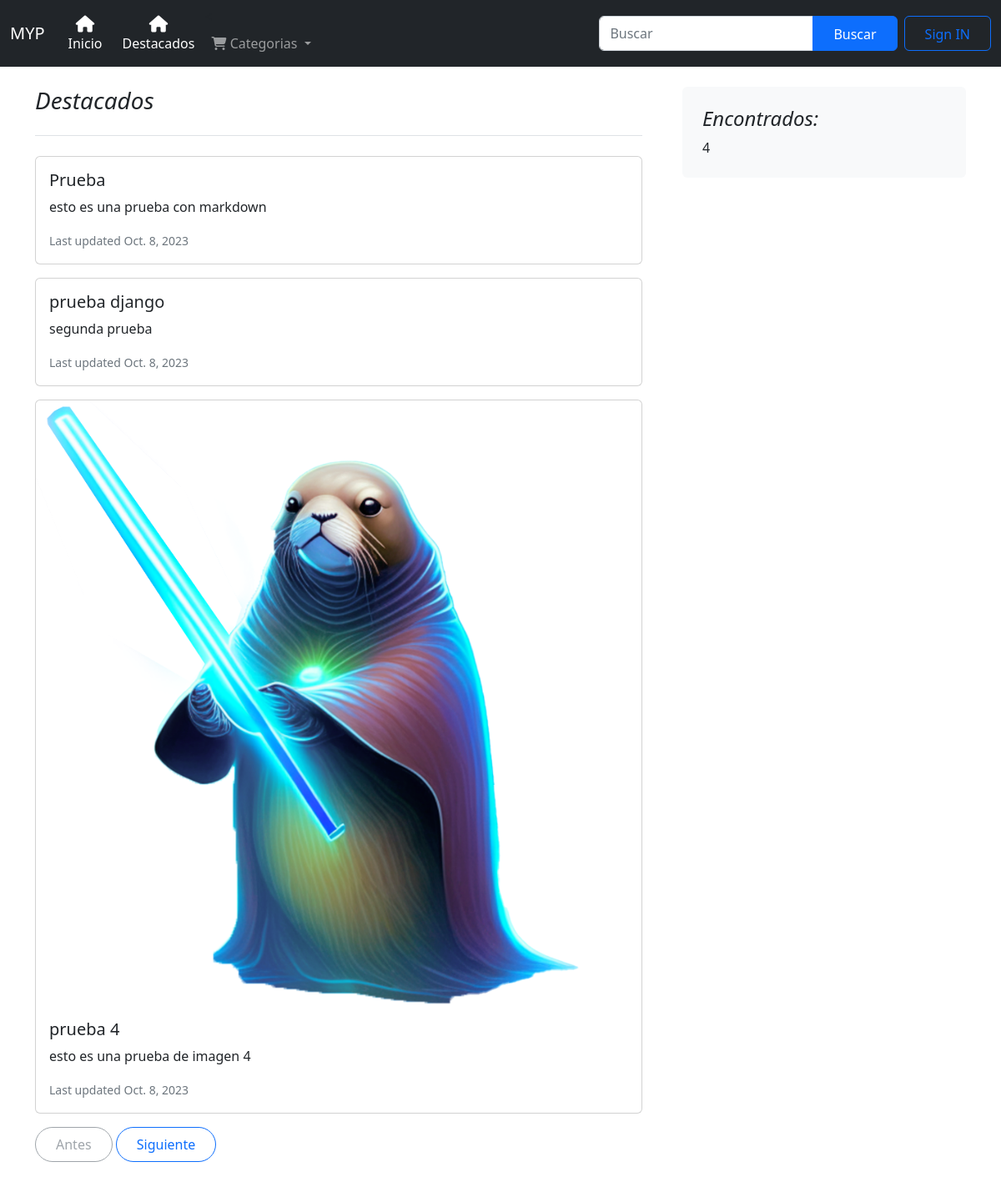
Page /category/francia on the committed database.
### blogs/models.py (models this page shows, shortened)
class Post(models.Model):
    title = models.CharField(max_length=255)   #titulo
    slug = models.SlugField(unique=True) #etiqueta en la url
    overview = models.TextField()  #descripcion
    date_create = models.DateTimeField(auto_now_add=True) #para que se cree el registro
    content = models.TextField() # contenido
    author = models.ForeignKey(settings.AUTH_USER_MODEL, on_delete=models.PROTECT) #recomando para hacer relacion con el usuario
    categories = models.ManyToManyField('Category')
    features = models.BooleanField(default=False) #desctacado
    image = models.ImageField(upload_to='post_images/', null=True, blank=True)#imagen
    pub_date = models.DateTimeField(default=timezone.now)
    class Meta:
        verbose_name = 'Post'
        verbose_name_plural = 'Posts'
        ordering = ['date_create']

### blogs/views.py (the view)
# urls.py: path('category/<slug:slug>', views.CategoryListView.as_view(), name="category"),
class CategoryListView(generic.ListView):
    model = Post
    template_name = 'blogs/result.html'
    paginate_by = 3
    def get_queryset(self):
        query = self.request.path.replace('/category/', '')
        print(query)
        post_list = Post.objects.filter(categories__slug=query).filter(
            pub_date__lte=timezone.now()
        )
        return post_list

### blogs/context_processors.py (called while the page is built)
def categories_processor(request):
    categories = Category.objects.all()
    return {
        'categories': categories
    }

### blogs/templates/blogs/result.html
{% extends '../base.html' %}
{% block content %}
    <div class="container-xxl bd-gutter mt-3 my-md-4 bd-layout">
        <main class="container">
            <div class="row g-5">
                <div class="col-md-8">
                    <h3 class="pb-4 mb-4 fst-italic border-bottom">
                        Destacados
                    </h3>
                    {% for post in post_list %}
                        <div class="card mb-3">
                            {% if post.image %}
                                <img src="{{ post.image.url }}" class="card-img-top" alt="thumbnail">
                            {% endif %}
                            <div class="card-body">
                                <h5 class="card-title">{{ post.title }}</h5>
                                <p class="card-text">{{ post.overview }}</p>
                                <p class="card-text"><small class="text-muted">Last
                                    updated {{ post.pub_date.date }}</small></p>
                            </div>
                        </div>
                    {% endfor %}
                </div>
                <div class="col-md-4">
                    <div class="position-sticky" style="top: 2rem;">
                        <div class="p-4 bg-light rounded">
                            <h4 class="fst-italic">Encontrados: </h4>
                            <p class="mb-0">{{ page_obj.paginator.count }}</p>
                        </div>
                    </div>
                </div>
            </div>
            <nav class="blog-pagination" aria-label="Pagination">
                {% if page_obj.has_previous %}
                    <a class="btn btn-outline-primary rounded-pill"
                       href="?page={{ page_obj.previous_page_number }}{% if query %}&search={{ query }}{% endif %}">Antes</a>
                {% else %}
                    <a class="btn btn-outline-secondary rounded-pill disabled">Antes</a>
                {% endif %}
                {% if page_obj.has_next %}
                    <a class="btn btn-outline-primary rounded-pill"
                       href="?page={{ page_obj.next_page_number }}{% if query %}&search={{ query }}{% endif %}">Siguiente</a>
                {% else %}
                    <a class="btn btn-outline-secondary rounded-pill disabled">Siguiente</a>
                {% endif %}
            </nav>
        </main>
    </div>
{% endblock %}

### blogs/templates/navbar.html (style rules this page uses)
.btn { padding: .55rem 1.5rem .45rem; }

### rows in the picture
Post: title "Prueba", overview "esto es una prueba con markdown", pub_date "Oct. 8, 2023"
Post: title "prueba django", overview "segunda prueba", pub_date "Oct. 8, 2023"
Post: image (picture), title "prueba 4", overview "esto es una prueba de imagen 4", pub_date "Oct. 8, 2023"

### other values in the picture
{{ page_obj.paginator.count }} "4"
